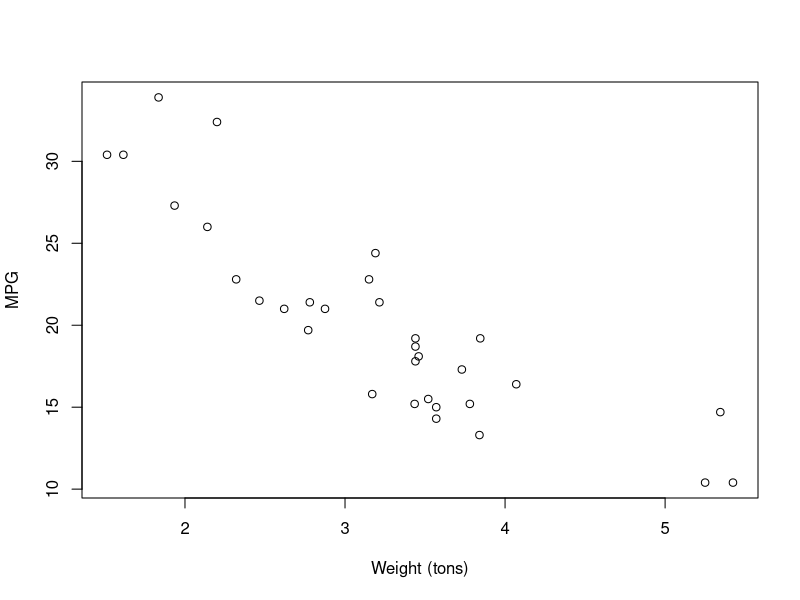

Recreate this plot in R.
## ---- chunk 1
2 + 2
5 - 2
2 * 3
2^4
2^(1/2)
sqrt(2)
(1/51 + 1/49)^(1/2)
7.2 + 2 * 2.1 / sqrt(101) 
## ---- chunk 2
7.2 - 2 * 2.1 / sqrt(101) 
## ---- chunk 3
x <- 7 # assign 7 to the variable x
x # print value of x
y <- 3  
y
x + y
## ---- chunk 4
z = -1
z
## ---- chunk 5
x <- c(1, 2, 3, 47)
y <- c(1, -1, 2, -2)
## ---- chunk 6
x + y
x * y
2*x # multiplies each element by 2
x/2 # divides each element by 2
x^2 # squares each element of the vector
## ---- chunk 7
x <- 1:10
x
y <- seq(2, 20, by=2)
y
z <- seq(0, 1, by=0.1)
z
## ---- chunk 8
age <- c(54, 40, 53, 26, 56, 52, 28, 39, 15, 17)
length(age) # length of vector
min(age)
max(age)
mean(age)
median(age)
sd(age) # standard deviation
## ---- chunk 9
summary(age)
## ---- chunk 10
age <- c(54, 40, 53, 26, 56, 52, 28, 39, 15, 17)
age[1]
age[4]
age[1:4]
age[c(1, 4)]
## ---- chunk 11
head(mtcars) # preview first several rows
## ---- chunk 12
nrow(mtcars) # number of rows
ncol(mtcars) # number of columns
dim(mtcars) # dimension 
## ---- chunk 13
names(mtcars) # names of the columns (variables)
row.names(mtcars) # names of the rows (car models)
## ---- chunk 14
mtcars$mpg
## ---- chunk 15
summary(mtcars$mpg)
## ---- chunk 16
mtcars[1, ] # extract first row
mtcars[, 1] # extract first column
mtcars[2, 3] # extract element in the second row and third column
mtcars[2:3, ] # extract second and third row
## ---- chunk 17
plot(mtcars$wt, mtcars$mpg, xlab="Weight (tons)", ylab="MPG")
## ---- chunk 18
x <- c(2, 7, 100, -1, 5)
which.max(x)
which.min(x)
## ---- chunk 19
mtcars[which.min(mtcars$mpg), ]
## ---- chunk 20
mtcars[which.max(mtcars$mpg), ]
